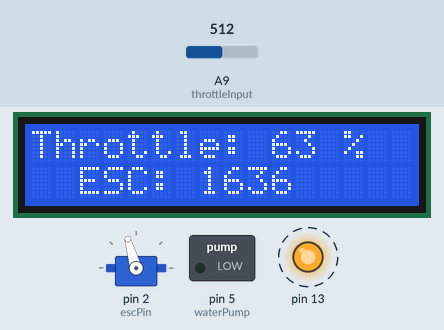
Bench run of a sketch on a simulated Arduino Mega 2560, built with avr-gcc and run on an emulated ATmega2560. Shown: 16×2 character LCD, servo, switched loads named in the sketch (green lamp = pin HIGH), output pins drawn as LEDs (lit = HIGH). Dashed ring = blinking. The test bench sets the inputs (shaded band); at power-on: A9 (throttleInput) = 512. What the sketch prints to the serial monitor is not drawn.

Above: at 2.7 s.
2.8 s: A9 (throttleInput) set to 105
At 4.0 s:
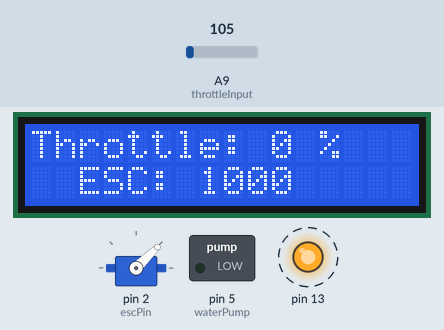
5.8 s: A9 (throttleInput) set to 88
7.5 s: A9 (throttleInput) set to 663
At 9.0 s:
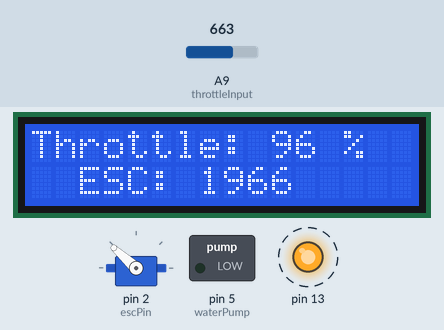
10.5 s: A9 (throttleInput) set to 689
At 12.0 s:
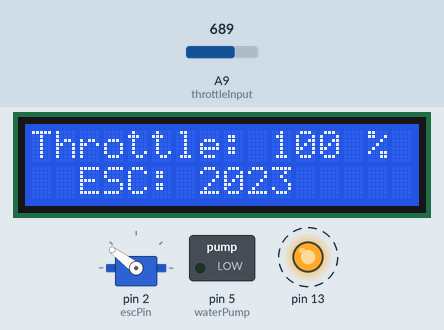
13.1 s: A9 (throttleInput) set to 306
At 14.0 s:
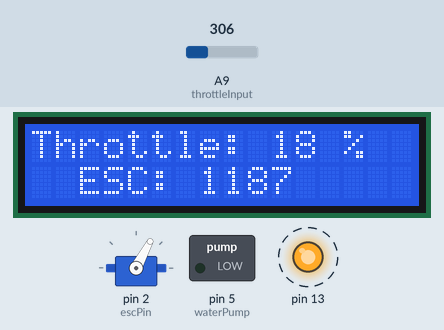
15.6 s: A9 (throttleInput) set to 900
At 17.0 s:
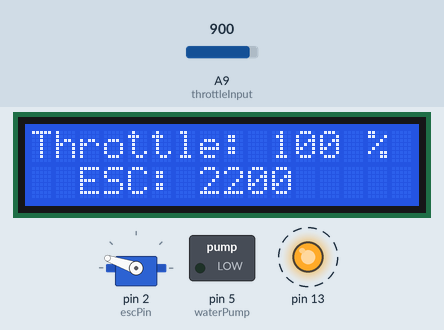
Timing chart, 0 to 18.6 s (numbered marks = the images above; inputs shaded):
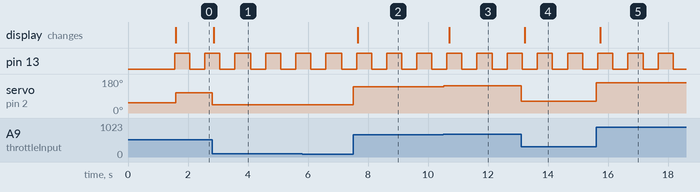

The sketch:

sturing.ino
```cpp
#include "Arduino.h"
#include <Wire.h>
#include <LiquidCrystal_I2C.h>
#include <Servo.h>

// Custom modules
#include <led.h>

#define USB Serial
#define BMS Serial1

Servo esc;

int escPin = 2;
int throttleInput = A9;
int onBoardLed = 13;
int waterPump = 5;


unsigned long throttleValue = 0;
int throttlePercentage = 0;

unsigned long lastUpdateLCD = 0;
unsigned long lcdUpdateTime = 150;    // Time of update LCD screen in ms. To fast and it will not show correctly

int maxESC = 2200;


Led led(onBoardLed);
LiquidCrystal_I2C lcd(0x27, 16, 2); // Set the LCD address to 0x27 for a 16 characters and 2 line display


void setup() {
  USB.begin(115200);
  BMS.begin(115200);

  lcd.init();
  lcd.backlight();


  // Init esc
  esc.attach(escPin);
  esc.writeMicroseconds(1100);
  delay(1500);

  // Waterpomp
  pinMode(waterPump, OUTPUT);
  //digitalWrite(waterPump, HIGH);

}

void loop() {
  led.sendHeartBeat();

  // Analog read is 10-bit resolution.
  USB.print("Throttle input: ");
  USB.println(analogRead(throttleInput));

  throttleValue = map(analogRead(throttleInput), 266, 770, 1100, maxESC);
  if(throttleValue > maxESC) {
    throttleValue = maxESC;
  } else if(throttleValue < 1000) {
    throttleValue = 1000;
  }

  throttlePercentage = map(throttleValue, 1000, 1999, 0, 100);
  if(throttlePercentage > 100) {
    throttlePercentage = 100;
  } else if(throttlePercentage < 0) {
    throttlePercentage = 0;
  }

  // Esc control
  esc.writeMicroseconds(throttleValue);

  if(millis() - lastUpdateLCD > lcdUpdateTime) {
    lcd.clear();
    lcd.setCursor(0,0);
    lcd.print("Throttle: ");
    lcd.print(throttlePercentage);
    lcd.print(" %");
    lcd.setCursor(0,1);
    lcd.print("  ESC: ");
    lcd.print(throttleValue);
    lastUpdateLCD = millis();
  }


  //engineControl.setEngineDriveCoast(throttleValueint onBoardLed = 13;);

  delay(1);
}
```

Measured:
- after the input at 2.8 s, servo on pin 2 (escPin): 106° → 44° at once; the display: changes after 0.07 s (image 1)
- after the input at 7.5 s, servo on pin 2 (escPin): 44° → 138° at once; the display: changes after 0.15 s (image 2)
- after the input at 10.5 s, servo on pin 2 (escPin): 138° → 143° at once; the display: changes after 0.20 s (image 3)
- after the input at 13.1 s, servo on pin 2 (escPin): 143° → 62° at once; the display: changes after 0.12 s (image 4)
- after the input at 15.6 s, servo on pin 2 (escPin): 62° → 161° at once; the display: changes after 0.13 s (image 5)
- by itself, pin 13: alternates HIGH for 0.50 s and LOW for 0.50 s
